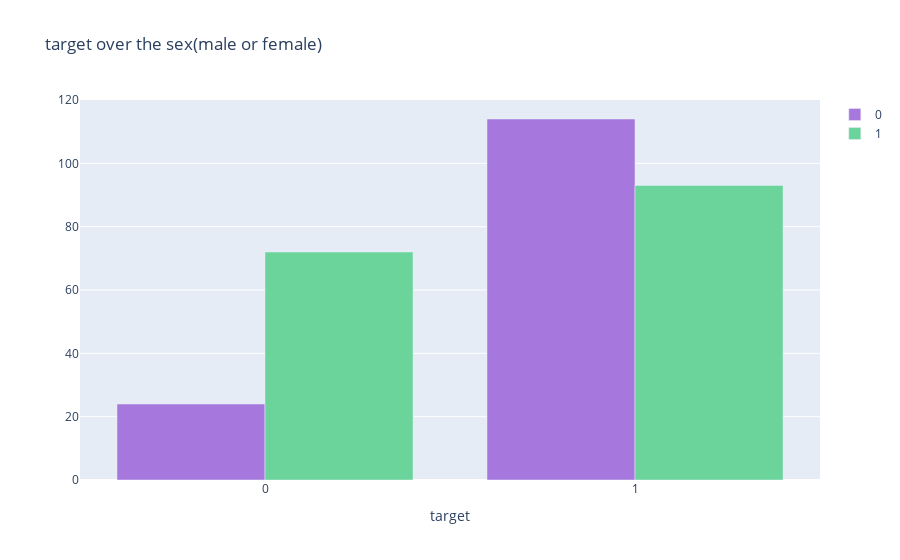

This figure's notebook cell:
### Code cell
col='sex'
d1=df[df['target']==0]
d2=df[df['target']==1]
v1=d1[col].value_counts().reset_index()
v1=v1.rename(columns={col:'count','index':col})
v1['percent']=v1['count'].apply(lambda x : 100*x/sum(v1['count']))
v1=v1.sort_values(col)
v2=d2[col].value_counts().reset_index()
v2=v2.rename(columns={col:'count','index':col})
v2['percent']=v2['count'].apply(lambda x : 100*x/sum(v2['count']))
v2=v2.sort_values(col)
trace1 = go.Bar(x=v1[col], y=v1["count"], name=0, marker=dict(color="#a678de"))
trace2 = go.Bar(x=v2[col], y=v2["count"], name=1, marker=dict(color="#6ad49b"))
data = [trace1, trace2]
layout={'title':"target over the sex(male or female)",'xaxis':{'title':"target"}}
#layout = go.Layout(title="Content added over the years", legend=dict(x=0.1, y=1.1, orientation="h"))
fig = go.Figure(data, layout=layout)
iplot(fig)

### Figure 1 — Plotly figure (JSON) as saved in the notebook; plotly's stock layout.template omitted (floating-point values rounded to 4 significant figures)
{"data": [{"marker": {"color": "#a678de"}, "name": "0", "type": "bar", "x": [0, 1], "y": [24, 114]}, {"marker": {"color": "#6ad49b"}, "name": "1", "type": "bar", "x": [0, 1], "y": [72, 93]}], "layout": {"title": {"text": "target over the sex(male or female)"}, "xaxis": {"title": {"text": "target"}}}}
